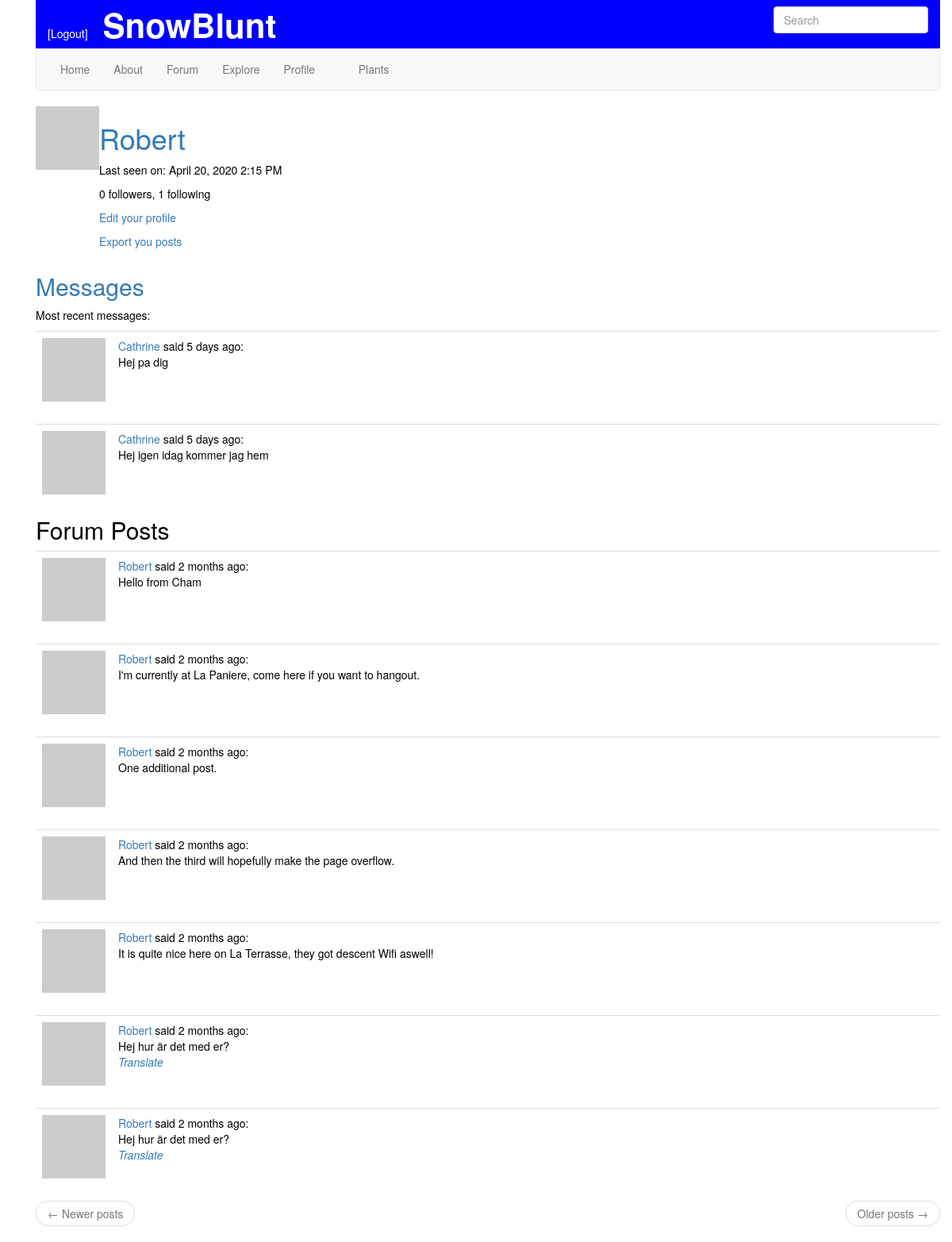
Page /user/Robert (signed in) on the earlier database version.
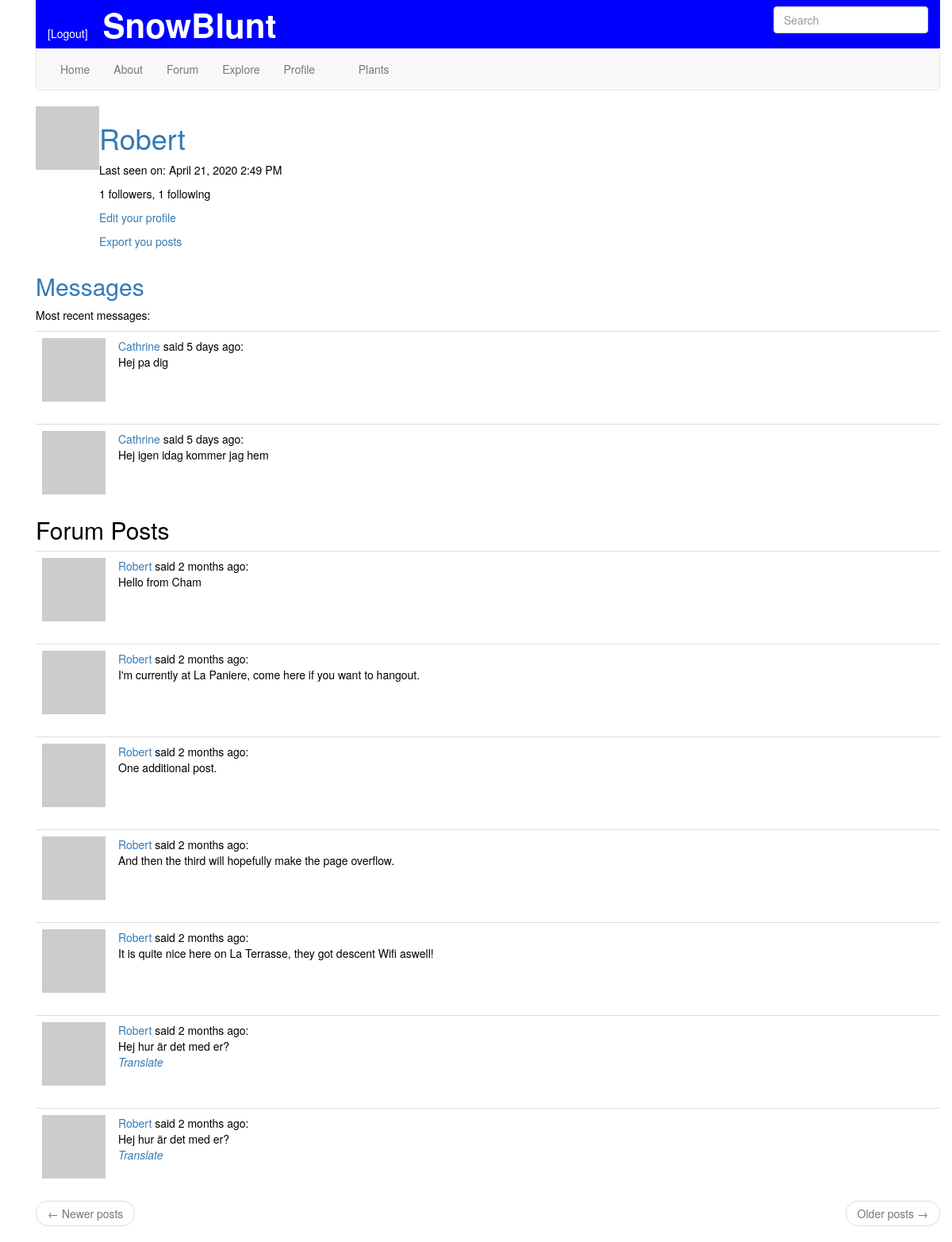
Same page on the later database version.
### app/models.py (models this page shows, shortened)
class PaginatedAPIMixin(object):
    @staticmethod
    def to_collection_dict(query, page, per_page, endpoint, **kwargs):
        resources = query.paginate(page, per_page, False)
        data = {
            'items': [item.to_dict() for item in resources.items],
            '_meta': {
                'page': page,
                'per_page': per_page,
                'total_page': resources.pages,
                'total_items': resources.total
            },
            '_links': {
                'self': url_for(endpoint, page=page, per_page=per_page,
                                **kwargs),
                'next': url_for(endpoint, page=page + 1, per_page=per_page,
                                **kwargs) if resources.has_next else None,
                'prev': url_for(endpoint, page=page - 1, per_page=per_page,
                                **kwargs) if resources.has_prev else None
            }
        }
        return data

class User(PaginatedAPIMixin, UserMixin, db.Model):
    id = db.Column(db.Integer, primary_key=True)
    username = db.Column(db.String(64), index=True, unique=True)
    email = db.Column(db.String(120), index=True, unique=True)
    password_hash = db.Column(db.String(128))
    posts = db.relationship('Post', backref='author', lazy='dynamic')
    about_me = db.Column(db.String(140))
    last_seen = db.Column(db.DateTime, default=datetime.utcnow)
    followed = db.relationship(
        'User', secondary=followers,
        primaryjoin=(followers.c.follower_id == id),
        secondaryjoin=(followers.c.followed_id == id),
        backref=db.backref('followers', lazy='dynamic'), lazy='dynamic')
    notifications = db.relationship('Notification', backref='user',
                                    lazy='dynamic')
    tasks = db.relationship('Task', backref='user', lazy='dynamic')
    messages_sent = db.relationship('Message',
                                    foreign_keys='Message.sender_id',
                                    backref='author', lazy='dynamic')
    messages_received = db.relationship('Message',
                                        foreign_keys='Message.recipient_id',
                                        backref='recipient', lazy='dynamic')
    last_message_read_time = db.Column(db.DateTime)
    token = db.Column(db.String(32), index=True, unique=True)
    token_expiration = db.Column(db.DateTime)
    def avatar(self, size):
        digest = md5(self.email.lower().encode('utf-8')).hexdigest()
        return 'https://www.gravatar.com/avatar/{}?d=identicon&s={}'.format(digest, size)
    def new_message(self):
        last_read_time = self.last_message_read_time or datetime(1900, 1, 1)
        return Message.query.filter_by(recipient=self).filter(
            Message.timestamp > last_read_time).count()
    def get_tasks_in_progress(self):
        return Task.query.filter_by(user=self, complete=False).all()
    def get_task_in_progress(self, name):
        return Task.query.filter_by(name=name, user=self,
                                    complete=False).first()

### app/main/routes.py (the view)
@bp.route('/user/<username>')
@login_required
def user(username):
    user = User.query.filter_by(username=username).first_or_404()
    page = request.args.get('page', 1, type=int)
    messages = current_user.messages_received.order_by(
        Message.timestamp.desc()).limit(2).all()
    posts = current_user.posts.paginate(page,
                                        current_app.config['POSTS_PER_PAGE'],
                                        False)
    next_url = url_for('main.user', username=user.username, page=posts.next_num) \
        if posts.has_next else None
    prev_url = url_for('main.user', username=user.username, page=posts.prev_num) \
        if posts.has_prev else None
    return render_template('user.html', user=user, messages=messages, posts=posts.items,
                           next_url=next_url, prev_url=prev_url)

### app/main/forms.py
class SearchForm(FlaskForm):
    q = StringField(_l('Search'), validators=[DataRequired()])
    def __init__(self, *args, **kwargs):
        if 'formdata' not in kwargs:
            kwargs['formdata'] = request.args
        if 'csrf_enabled' not in kwargs:
            kwargs['csrf_enabled'] = False
        super(SearchForm, self).__init__(*args, **kwargs)

### app/main/routes.py (called while the page is built)
@bp.before_request
def before_request():
    if current_user.is_authenticated:
        current_user.last_seen = datetime.utcnow()
        db.session.commit()
        g.search_form = SearchForm()
    g.locale = str(get_locale())

### app/models.py (called while the page is built)
@login.user_loader
def load_user(id):
    return User.query.get(int(id))

    @classmethod
    def before_commit(cls, session):
        session._changes = {
            'add': list(session.new),
            'update': list(session.dirty),
            'delete': list(session.deleted)
        }

### app/templates/user.html
{% extends "user_temp.html" %}
{% block user_content %}
    {% if user == current_user %}
      <h2><a href="{{ url_for('main.messages') }}">{{ _('Messages') }}</a></h2>
      <p> Most recent messages: </p>
      {% for post in messages %}
        {% include '_post.html' %}
      {% endfor %}
    {% endif %}
    <h2>{{ _('Forum Posts') }}</h2>
    {% for post in posts %}
        {% include '_post.html' %}
    {% endfor %}
    <nav aria-label="...">
      <ul class="pager">
        <li class="previous{% if not prev_url %} disabled{% endif %}">
          <a href="{{ prev_url or '#'}}">
            <span aria-hidden="true">&larr;</span> Newer posts
          </a>
        </li>
        <li class="next{% if not next_url %} disabled{% endif %}">
          <a href="{{ next_url or '#'}}">
            Older posts <span aria-hidden="true">&rarr;</span>
          </a>
        </li>
      </ul>
    </nav>
{% endblock %}

### app/templates/user_temp.html (shortened to what this page needs)
{% extends "template.html" %}
{% block app_content %}
  <table>
      <tr valign="top">
          <td><img src="{{ user.avatar(128) }}"></td>
          <td>
              <h1><a href="{{ url_for('main.user', username=user.username) }}">
                {{ user.username }}
              </a></h1>
              {% if user.last_seen %}
                <p>Last seen on: {{ moment(user.last_seen).format('LLL') }}</p>
              {% endif %}
              <p>{{ user.followers.count() }} followers, {{ user.followed.count() }} following </p>
              {% if user == current_user %}
                <p>
                  <a href="{{ url_for('main.edit_profile') }}">Edit your profile</a>
                </p>
                {% if not current_user.get_task_in_progress('export_posts') %}
                  <p>
                    <a href="{{ url_for('main.export_posts') }}">
                      {{ _('Export you posts') }}
                    </a>
                  </p>
                {% endif %}
              {% elif not current_user.is_following(user) %}
                <p>
                  <a href="{{ url_for('main.follow', username=user.username) }}">Follow</a>
                </p>
              {% else %}
                <p>
                  <a href="{{ url_for('main.unfollow', username=user.username) }}">Unfollow</a>
                </p>
              {% endif %}
          </td>
  </table>
  {% block user_content %}
  {% endblock %}
{% endblock %}

Differences in the rows shown:
changed User "Robert": last_seen "April 20, 2020 2:15 PM" → "April 21, 2020 2:49 PM"
Other differences:
{{ user.followers.count() }}: "0" → "1"
